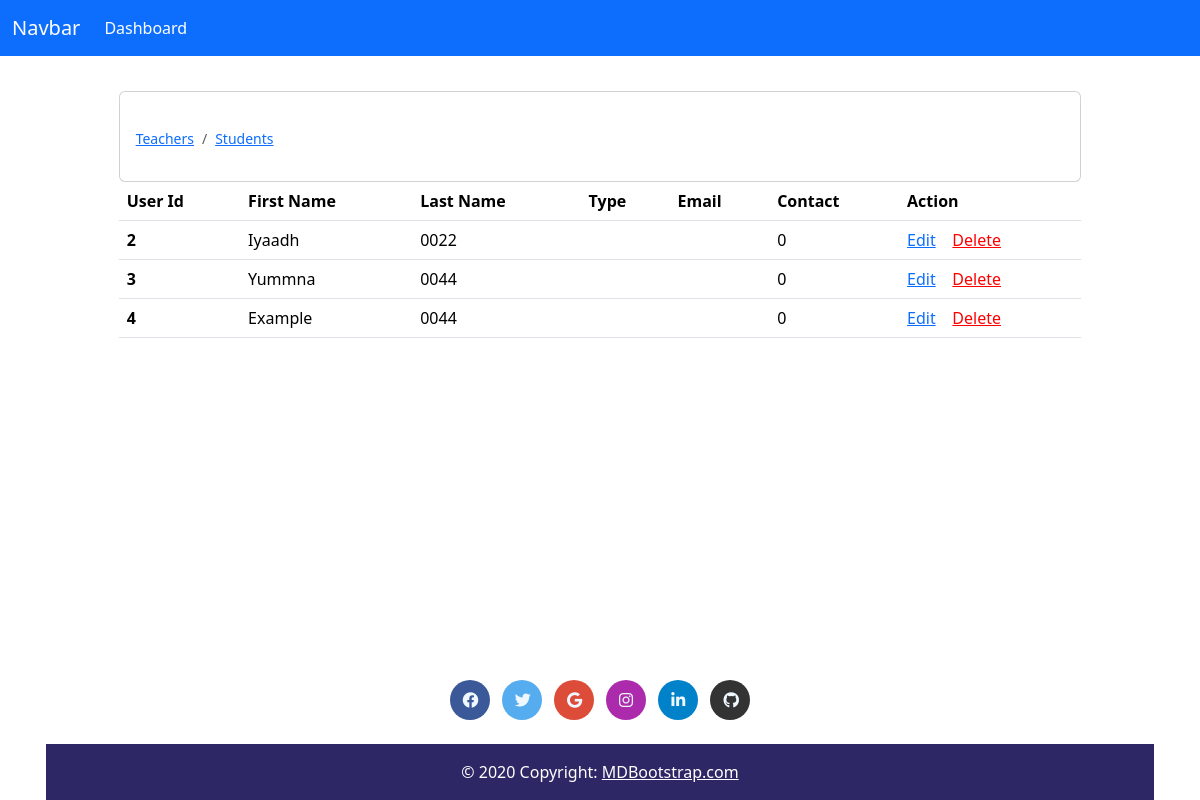
/details.php, run on the app's committed database.
### tables this page shows
CREATE TABLE IF NOT EXISTS `user` (
  `user_id` int NOT NULL AUTO_INCREMENT,
  `firstname` varchar(50) NOT NULL,
  `lastname` varchar(200) NOT NULL,
  `adress` varchar(50) NOT NULL,
  `email` varchar(200) NOT NULL,
  `contact` int NOT NULL,
  `usertype` varchar(100) NOT NULL,
  `username` varchar(200) NOT NULL,
  `password` varchar(200) NOT NULL,
  `userphoto` varchar(200) NOT NULL,
  PRIMARY KEY (`user_id`)
);

### details.php (the view, shortened to what this page needs)
<?php
include 'Database.php';
$place = 'default_dashboard.php';
$type = '';
$sql = "SELECT * FROM user WHERE usertype = '$type'";
$result = mysqli_query($conn, $sql);
?>
<html>
    <head>
        <link href="https://cdn.jsdelivr.net/npm/bootstrap@5.3.3/dist/css/bootstrap.min.css" rel="stylesheet">
        <link rel="stylesheet" href="viewuser.css">
        <link href="https://cdnjs.cloudflare.com/ajax/libs/font-awesome/6.0.0/css/all.min.css" rel="stylesheet"/>
    </head>
    <body>
      <nav class="navbar fixed-top navbar-expand-lg navbar-dark bg-primary">
        <div class="container-fluid">
          <a class="navbar-brand" href="#">Navbar</a>
          <div class="collapse navbar-collapse" id="navbarSupportedContent">
            <ul class="navbar-nav me-auto mb-2 mb-lg-0">
              <li class="nav-item">
                <a class="nav-link active" aria-current="page" href="<?php echo $place; ?>">Dashboard</a>
              </li>
          </div>
        </div>
      </nav>
      <div class="mainbar container">
        <div class="card">
            <div class="my card-body">
                <blockquote class="named blockquote mb-0">
                    <div class="up">
                    </div>
                    <nav aria-label="breadcrumb" class="bc">
                        <ol class="breadcrumb">
                            <li class="breadcrumb-item"><a href="details.php?type=Teacher">Teachers</a></li>
                            <li class="breadcrumb-item"><a href="details.php?type=Student">Students</a></li>
                        </ol>
                    </nav>
                </blockquote>
            </div>
        </div>
      </div>
      <div class="main container">
        <div class="table-responsive">
            <table class="table">
                <thead>
                  <tr>
                    <th scope="col">User Id</th>
                    <th scope="col">First Name</th>
                    <th scope="col">Last Name</th>
                    <th scope="col">Type</th>
                    <th scope="col">Email</th>
                    <th scope="col">Contact</th>
                    <th scope="col">Action</th>
                  </tr>
                </thead>
                <tbody>
                  <?php
                  if (mysqli_num_rows($result) > 0) {
                      while ($row = mysqli_fetch_assoc($result)) {
                  ?>
                  <tr>
                    <th scope="row"><?php echo $row['user_id']; ?></th>
                    <td><?php echo $row['firstname']; ?></td>
                    <td><?php echo $row['lastname']; ?></td>
                    <td><?php echo $row['usertype']; ?></td>
                    <td><?php echo $row['email']; ?></td>
                    <td><?php echo $row['contact']; ?></td>
                    <td>
                      <a href="updateuser.php?id=<?php echo $row['user_id']; ?>&place=<?php echo $place; ?>" id="upd">Edit</a>
                      <a href="deleteuser.php?id=<?php echo $row['user_id']; ?>" onclick="return confirm('Are you sure you want to delete this user record?');" id="del">Delete</a>
                    </td>
                  </tr>
                  <?php
                      }
                  } else {
                      echo "<tr><td colspan='7' class='text-center'>No records found for '".htmlspecialchars($type)."'</td></tr>";
                  }
                  ?>
                </tbody>
            </table>
        </div>
      </div>
<div class="page-footer">
<footer class="pg1 bg-transparent text-center text-white fixed-bottom">
 <div class="pg">
<div class="container p-4 pb-0">
    <a
      class="btn btn-outline btn-floating m-1"
      style="background-color: #3b5998; border-radius: 50px; width: 30pt; height: 30pt; align-content: center;"
      href="#!"
      role="button"
      ><i class="fab fa-facebook"  style="color: aliceblue;"></i
    ></a>
    <a
      class="btn btn-outline btn-floating m-1"
      style="background-color: #55acee; border-radius: 50px; width: 30pt; height: 30pt; align-content: center;"
      href="#!"
      role="button"
      ><i class="fab fa-twitter"  style="color: aliceblue;"></i
    ></a>
    <a
      class="btn btn-outline btn-floating m-1"
      style="background-color: #dd4b39; border-radius: 50px; width: 30pt; height: 30pt; align-content: center;"
      href="#!"
      role="button"
      ><i class="fab fa-google" style="color: aliceblue;"></i
    ></a>
    <a
      class="btn btn-outline btn-floating m-1"
      style="background-color: #ac2bac; border-radius: 50px; width: 30pt; height: 30pt; align-content: center;"
      href="#!"
      role="button"
      ><i class="fab fa-instagram"  style="color: aliceblue;"></i
    ></a>
    <a
      class="btn btn-outline btn-floating m-1"
      style="background-color: #0082ca; border-radius: 50px; width: 30pt; height: 30pt; align-content: center;"
      href="#!"
      role="button"
      ><i class="fab fa-linkedin-in"  style="color: aliceblue;"></i
    ></a>
    <a
      class="btn btn-outline btn-floating m-1"
      style="background-color: #333333; border-radius: 50px; width: 30pt; height: 30pt; align-content: center;"
      href="#!"
      role="button"
      ><i class="fab fa-github"  style="color: aliceblue;"></i
    ></a>
    </div>
</div>
<div class="fotcol text-center p-3" style="background-color: rgba(24, 18, 85, 0.904);">
  © 2020 Copyright:
  <a class="text-white" href="https://mdbootstrap.com/">MDBootstrap.com</a>
</div>
</footer>
</div>
    </body>
</html>

### viewuser.css (style rules this page uses)
.up { display: flex; flex-direction: row; justify-content: center; align-items: center; column-gap: 10px; padding: 10px; }
.bc { font-size: 14px; }
#del { color: red; }
body { display: flex; flex-direction: column; padding-top: 68pt; padding-right: 80pt; padding-left: 80pt; }
.pg { display: flex; flex-wrap: wrap; flex-direction: column; justify-content: center; align-items: center; padding-top: 0px; background-color: transparent; }
.pg1 { display: flex; flex-wrap: wrap; flex-direction: column; justify-content: center; align-items: center; row-gap: 20px; padding-top: 0px; background-color: transparent; }
.fotcol { width: 831pt; }

### data on the page
user: user_id "2", firstname "Iyaadh", lastname "0022", contact "0"
user: user_id "3", firstname "Yummna", lastname "0044", contact "0"
user: user_id "4", firstname "Example", lastname "0044", contact "0"
